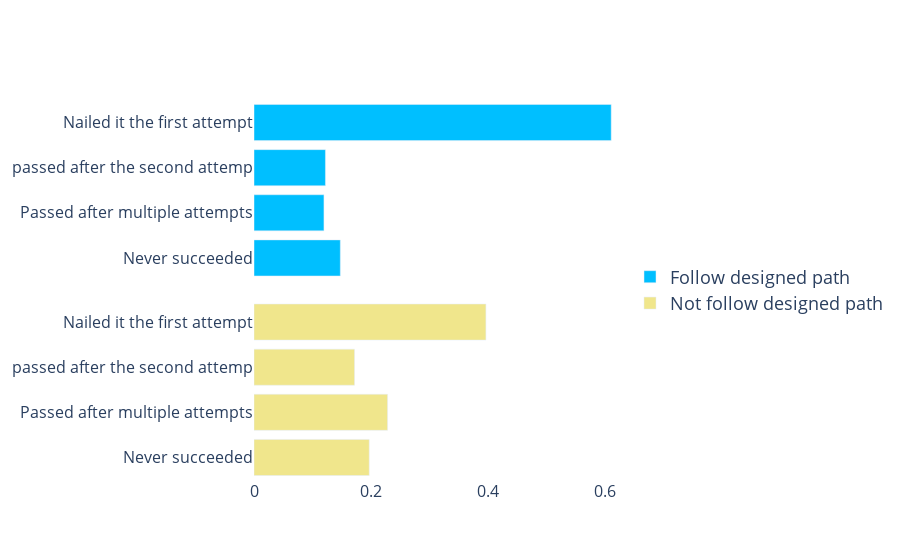

Notebook code cell kept with this figure:
### Code cell
fig = make_subplots(rows=2, cols=1, shared_xaxes=True, vertical_spacing=0.05)

fig.add_trace(go.Bar(
    y=compare_within_paths_L.variable,
    x=compare_within_paths_L.value,
    name='Follow designed path',
    marker_color='deepskyblue',
    orientation = 'h'),
    row=1, col=1
)

fig.add_trace(go.Bar(
    y=compare_within_paths_NL.variable,
    x=compare_within_paths_NL.value,
    name='Not follow designed path',
    marker_color='khaki',
    orientation = 'h'),
    row=2, col=1
)

# Here we modify the tickangle of the xaxis, resulting in rotated labels.
fig.update_layout(barmode='group')
fig.update_yaxes(tickfont=dict(size=16))
fig.update_xaxes(tickfont=dict(size=16))
fig.update_layout(dict(paper_bgcolor='rgba(0,0,0,0)',plot_bgcolor='rgba(0,0,0,0)'))
fig.update_layout(legend=dict(font=dict(size=18), x=1, y=0.5))

#fig.update_layout(yaxis2=dict(showticklabels=False))
fig.update_traces(marker=dict(size=16,line=dict(width=2,color='black')),selector=dict(mode='markers'))
fig.show()

### Figure 1 — Plotly figure (JSON) as saved in the notebook; plotly's stock layout.template omitted (floating-point values rounded to 4 significant figures)
{"data": [{"marker": {"color": "deepskyblue"}, "name": "Follow designed path", "orientation": "h", "type": "bar", "x": [0.1476, 0.1196, 0.1221, 0.6107], "xaxis": "x", "y": ["Never succeeded", "Passed after multiple attempts", "passed after the second attemp", "Nailed it the first attempt"], "yaxis": "y"}, {"marker": {"color": "khaki"}, "name": "Not follow designed path", "orientation": "h", "type": "bar", "x": [0.197, 0.2284, 0.1719, 0.3965], "xaxis": "x2", "y": ["Never succeeded", "Passed after multiple attempts", "passed after the second attemp", "Nailed it the first attempt"], "yaxis": "y2"}], "layout": {"barmode": "group", "legend": {"font": {"size": 18}, "x": 1, "y": 0.5}, "paper_bgcolor": "rgba(0,0,0,0)", "plot_bgcolor": "rgba(0,0,0,0)", "xaxis": {"anchor": "y", "domain": [0, 1], "matches": "x2", "showticklabels": false, "tickfont": {"size": 16}}, "xaxis2": {"anchor": "y2", "domain": [0, 1], "tickfont": {"size": 16}}, "yaxis": {"anchor": "x", "domain": [0.525, 1], "tickfont": {"size": 16}}, "yaxis2": {"anchor": "x2", "domain": [0, 0.475], "tickfont": {"size": 16}}}}
